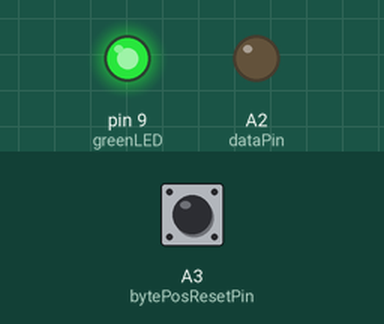
This sketch was run on a simulated Arduino Uno, built for the host (arithmetic inside an expression is 32-bit, double 64-bit). Parts: output pins drawn as LEDs (lit = HIGH). Inputs (shaded band) come from the test bench; at power-on: A3 (bytePosResetPin) LOW. Pins used as bus, display or sensor lines are not drawn.

Above: at 0.1 s.
At 0.5 s:
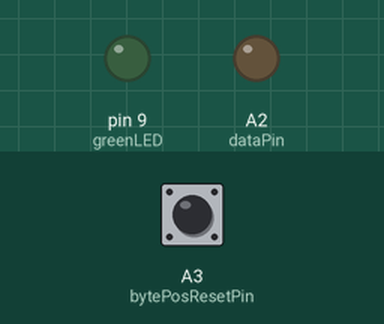
Timing chart, 0 to 2.0 s (numbered marks = the images above):
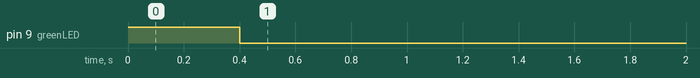

The sketch:

sketch.ino
```cpp
#include <Wire.h>
#define address 0x04

#define frameLength 504
#define maxBytesShifted 63	// 7 * (yPix /8)

#define clockPin A0 // clock	SH_CP	geel
#define latchPin A1 // latch	ST_CP	paars
#define dataPin A2	// data		DS		bruin
#define bytePosResetPin A3
#define greenLED 9

uint8_t frame[frameLength] = {};
uint16_t bytesShifted = 0;
uint16_t bytePos = 0;

void receiveData(int byteCount){
	while (Wire.available()) {
		byte number = Wire.read();
		frame[bytePos] = number;
		bytePos++;
	}
}

void setup() {
	Wire.begin(address);
	Wire.onReceive(receiveData);

	pinMode(greenLED, OUTPUT);
	digitalWrite(greenLED, HIGH);
	delay(400);
	digitalWrite(greenLED, LOW);

	pinMode(latchPin, OUTPUT);
	pinMode(clockPin, OUTPUT);
	pinMode(dataPin, OUTPUT);
	pinMode(bytePosResetPin, INPUT);
}

void loop()
{
	PORTC = B00000010; // digitalWrite(latchPin, HIGH);
	for (uint16_t i = 0; i < frameLength; i++) {
		if (digitalRead(bytePosResetPin) == HIGH) {
			bytePos = 0;
			digitalWrite(greenLED, HIGH);
		}
		else {
			digitalWrite(greenLED, LOW);
		}

		for (uint16_t b = 7; b >= 0; b--) {
			PORTC = B00000010; // digitalWrite(clockPin, LOW);
			if (bitRead(frame[i], b))
				PORTC = B00000110; // digitalWrite(dataPin, HIGH);
			else
				PORTC = B00000010; // digitalWrite(dataPin, LOW);
			PORTC = B10000011; // digitalWrite(clockPin, HIGH);
		}
		bytesShifted++;
		if (bytesShifted == maxBytesShifted) {
			bytesShifted = 0;
			PORTC = B00000000; // digitalWrite(latchPin, LOW);
			delayMicroseconds(15);
			PORTC = B00000010; // digitalWrite(latchPin, HIGH);
		}
	}
}
```
